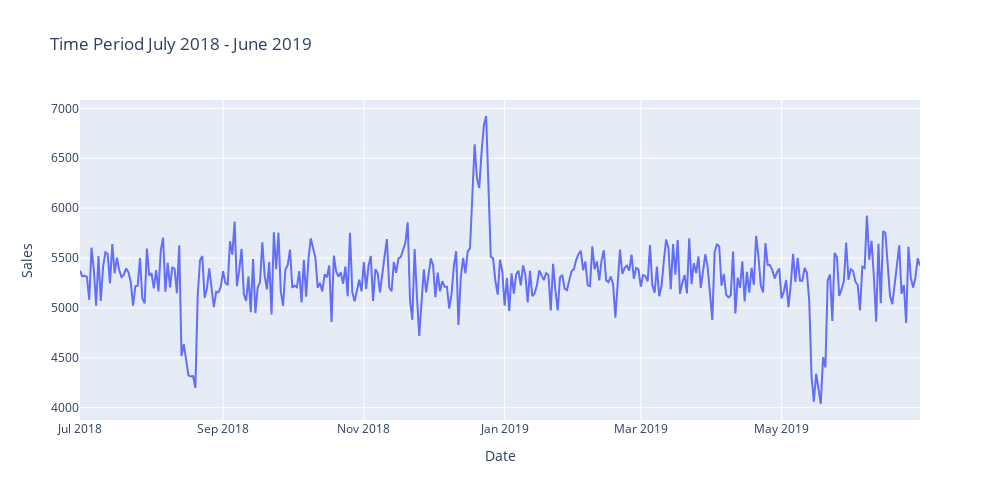

The cell this chart's notebook holds for it:
### Code cell
plt.figure(figsize=(15,10))
fig = px.line(tot_sales, x='Date', y ='Sales', title='Time Period July 2018 - June 2019')
fig.update_layout(width = 1000, height = 500)
fig.show()

### Figure 1 — Plotly figure (JSON) as saved in the notebook; plotly's stock layout.template omitted (floating-point values rounded to 4 significant figures; data arrays with more than 128 entries replaced by an {"elided": "..."} marker saying what was removed)
{"data": [{"hovertemplate": "Date=%{x}<br>Sales=%{y}<extra></extra>", "legendgroup": "", "line": {"color": "#636efa", "dash": "solid"}, "mode": "lines", "name": "", "orientation": "v", "showlegend": false, "type": "scatter", "x": {"elided": "364 str values"}, "xaxis": "x", "y": {"elided": "364 float values"}, "yaxis": "y"}], "layout": {"height": 500, "legend": {"tracegroupgap": 0}, "title": {"text": "Time Period July 2018 - June 2019"}, "width": 1000, "xaxis": {"anchor": "y", "domain": [0, 1], "title": {"text": "Date"}}, "yaxis": {"anchor": "x", "domain": [0, 1], "title": {"text": "Sales"}}}}
